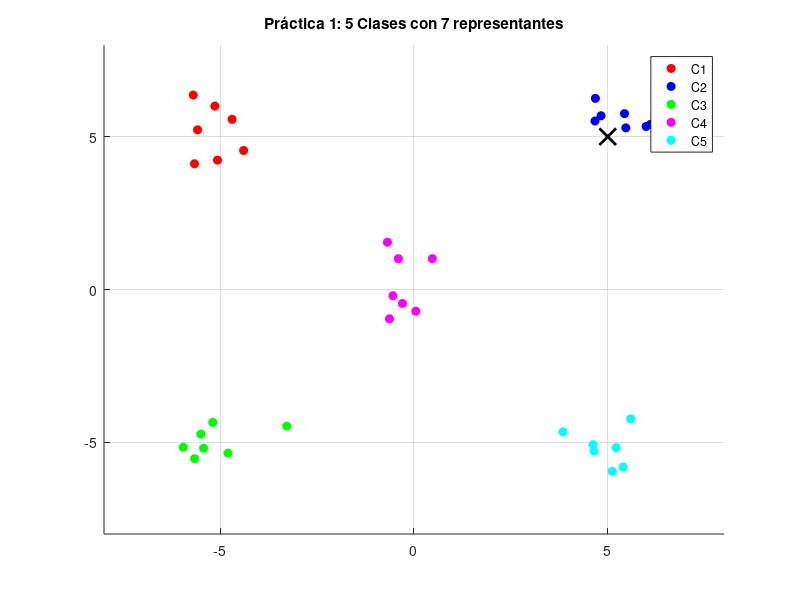

MATLAB code for this plot:
% PRA 1: Definir 5 clases con 7 representantes sin traslape
% y pedir al usuario vectores interactivamente.

clc; clear; close all;

% 1. Definir los centroides de las 5 clases para que no se traslapen
mu1 = [-5, 5];
mu2 = [5, 5];
mu3 = [-5, -5];
mu4 = [0, 0];
mu5 = [5, -5];

% 2. Generar 7 representantes por clase (usando ruido gaussiano con poca dispersión)
num_rep = 7;
dispersion = 0.6; % Desviación estándar baja para evitar traslapes

C1 = repmat(mu1, num_rep, 1) + dispersion * randn(num_rep, 2);
C2 = repmat(mu2, num_rep, 1) + dispersion * randn(num_rep, 2);
C3 = repmat(mu3, num_rep, 1) + dispersion * randn(num_rep, 2);
C4 = repmat(mu4, num_rep, 1) + dispersion * randn(num_rep, 2);
C5 = repmat(mu5, num_rep, 1) + dispersion * randn(num_rep, 2);

% 3. Graficar las clases iniciales
figure;
hold on; grid on;
plot(C1(:,1), C1(:,2), 'ro', 'MarkerFaceColor', 'r', 'DisplayName', 'C1');
plot(C2(:,1), C2(:,2), 'bo', 'MarkerFaceColor', 'b', 'DisplayName', 'C2');
plot(C3(:,1), C3(:,2), 'go', 'MarkerFaceColor', 'g', 'DisplayName', 'C3');
plot(C4(:,1), C4(:,2), 'mo', 'MarkerFaceColor', 'm', 'DisplayName', 'C4');
plot(C5(:,1), C5(:,2), 'co', 'MarkerFaceColor', 'c', 'DisplayName', 'C5');
title('Práctica 1: 5 Clases con 7 representantes');
legend('Location', 'best');
axis([-8 8 -8 8]);

% 4. Ciclo interactivo con el usuario
continuar = 's';

while lower(continuar) == 's'
% Pedir la ubicación de x (vector)
disp('Ingrese la ubic. de vector x:');
val_x = input('x: ');
val_y = input('y: ');

% Graficar el punto del usuario (como una cruz negra grande)
plot(val_x, val_y, 'kx', 'MarkerSize', 12, 'LineWidth', 2, 'HandleVisibility', 'off');

% Preguntar si desea probar otra vez
continuar = input('¿deseas probar otra vez (s/n)? ', 's');

if lower(continuar) == 'n'
    disp('bye.');
end


end
hold off;
